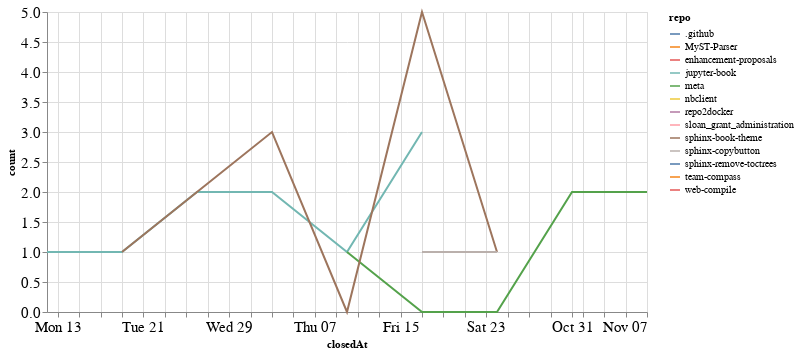

The notebook cell saved with this chart:
### Code cell
closed_by_time = closed_by.groupby('repo').resample('W', on='closedAt').count()['author'].reset_index()
closed_by_time = closed_by_time.rename(columns={'author': 'count'})

alt.Chart(closed_by_time, width=600).mark_line().encode(
    x='closedAt',
    y='count',
    color='repo',
    tooltip="repo"
)

### Figure 1 — Vega-Lite specification as saved in the notebook (floating-point values rounded to 4 significant figures)
{"config": {"axisLeft": {"labelFontSize": 15}, "axisBottom": {"labelFontSize": 15}}, "data": {"name": "data-2a0542c54bae4df04e705925633f5486"}, "mark": "line", "encoding": {"color": {"type": "nominal", "field": "repo"}, "tooltip": {"type": "nominal", "field": "repo"}, "x": {"type": "temporal", "field": "closedAt"}, "y": {"type": "quantitative", "field": "count"}}, "width": 600, "$schema": "https://vega.github.io/schema/vega-lite/v4.8.1.json", "datasets": {"data-2a0542c54bae4df04e705925633f5486": [{"repo": ".github", "closedAt": "2021-09-12T00:00:00", "count": 3}, {"repo": "MyST-Parser", "closedAt": "2021-09-26T00:00:00", "count": 1}, {"repo": "enhancement-proposals", "closedAt": "2021-10-10T00:00:00", "count": 1}, {"repo": "jupyter-book", "closedAt": "2021-09-12T00:00:00", "count": 1}, {"repo": "jupyter-book", "closedAt": "2021-09-19T00:00:00", "count": 1}, {"repo": "jupyter-book", "closedAt": "2021-09-26T00:00:00", "count": 2}, {"repo": "jupyter-book", "closedAt": "2021-10-03T00:00:00", "count": 2}, {"repo": "jupyter-book", "closedAt": "2021-10-10T00:00:00", "count": 1}, {"repo": "jupyter-book", "closedAt": "2021-10-17T00:00:00", "count": 3}, {"repo": "meta", "closedAt": "2021-10-10T00:00:00", "count": 1}, {"repo": "meta", "closedAt": "2021-10-17T00:00:00", "count": 0}, {"repo": "meta", "closedAt": "2021-10-24T00:00:00", "count": 0}, {"repo": "meta", "closedAt": "2021-10-31T00:00:00", "count": 2}, {"repo": "meta", "closedAt": "2021-11-07T00:00:00", "count": 2}, {"repo": "nbclient", "closedAt": "2021-09-19T00:00:00", "count": 1}, {"repo": "repo2docker", "closedAt": "2021-09-19T00:00:00", "count": 1}, {"repo": "sloan_grant_administration", "closedAt": "2021-10-10T00:00:00", "count": 1}, {"repo": "sphinx-book-theme", "closedAt": "2021-09-19T00:00:00", "count": 1}, {"repo": "sphinx-book-theme", "closedAt": "2021-09-26T00:00:00", "count": 2}, {"repo": "sphinx-book-theme", "closedAt": "2021-10-03T00:00:00", "count": 3}, {"repo": "sphinx-book-theme", "closedAt": "2021-10-10T00:00:00", "count": 0}, {"repo": "sphinx-book-theme", "closedAt": "2021-10-17T00:00:00", "count": 5}, {"repo": "sphinx-book-theme", "closedAt": "2021-10-24T00:00:00", "count": 1}, {"repo": "sphinx-copybutton", "closedAt": "2021-10-17T00:00:00", "count": 1}, {"repo": "sphinx-copybutton", "closedAt": "2021-10-24T00:00:00", "count": 1}, {"repo": "sphinx-remove-toctrees", "closedAt": "2021-10-24T00:00:00", "count": 1}, {"repo": "team-compass", "closedAt": "2021-10-17T00:00:00", "count": 1}, {"repo": "web-compile", "closedAt": "2021-09-26T00:00:00", "count": 1}]}}
